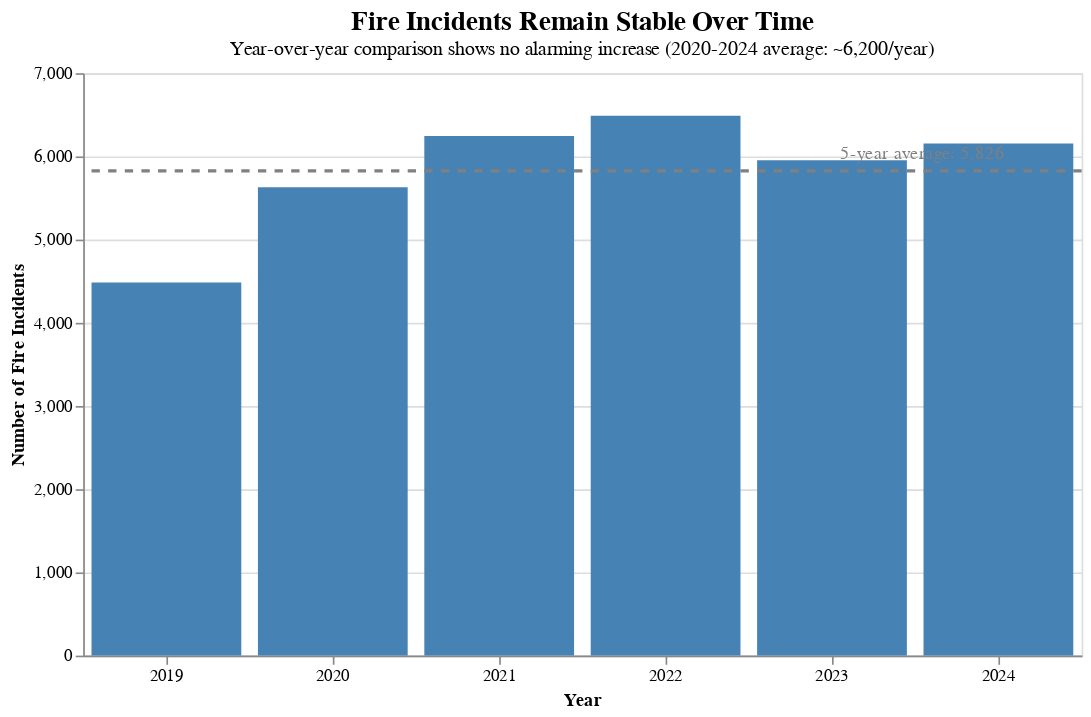

Notebook cell for this chart:
### Code cell
# VISUALIZATION 2: Year-over-Year Stability
# Shows fires are NOT increasing alarmingly

yearly_data = df_fire_clean.groupby('year_response').size().reset_index(name='count')

# Calculate average for reference line
avg_fires = yearly_data['count'].mean()

# Create the bars
bars = alt.Chart(yearly_data).mark_bar(color='steelblue').encode(
    x=alt.X('year_response:O', title='Year', axis=alt.Axis(labelAngle=0)),
    y=alt.Y('count:Q', title='Number of Fire Incidents', scale=alt.Scale(domain=[0, 7000])),
    tooltip=['year_response:O', alt.Tooltip('count:Q', format=',')]
)

# Add average reference line
avg_line = alt.Chart(pd.DataFrame({'y': [avg_fires]})).mark_rule(
    color='gray',
    strokeDash=[5, 5],
    size=2
).encode(
    y='y:Q'
)

# Add text annotation for average
avg_text = alt.Chart(pd.DataFrame({'y': [avg_fires], 'label': [f'5-year average: {int(avg_fires):,}']})).mark_text(
    align='left',
    dx=5,
    dy=-10,
    color='gray'
).encode(
    x=alt.value(450),  # x position in pixels
    y='y:Q',
    text='label:N'
)

chart2 = (bars + avg_line + avg_text).properties(
    width=600,
    height=350,
    title={
        "text": "Fire Incidents Remain Stable Over Time",
        "subtitle": "Year-over-year comparison shows no alarming increase (2020-2024 average: ~6,200/year)",
        "fontSize": 16,
        "subtitleFontSize": 12
    }
)

chart2

### Figure 1 — Vega-Lite specification as saved in the notebook (floating-point values rounded to 4 significant figures)
{"config": {"view": {"continuousWidth": 300, "continuousHeight": 300}}, "layer": [{"data": {"name": "data-113d8224de4d48b641e106ffe286bee2"}, "mark": {"type": "bar", "color": "steelblue"}, "encoding": {"tooltip": [{"field": "year_response", "type": "ordinal"}, {"field": "count", "format": ",", "type": "quantitative"}], "x": {"axis": {"labelAngle": 0}, "field": "year_response", "title": "Year", "type": "ordinal"}, "y": {"field": "count", "scale": {"domain": [0, 7000]}, "title": "Number of Fire Incidents", "type": "quantitative"}}}, {"data": {"name": "data-06a4d46141d78012b76166527f970660"}, "mark": {"type": "rule", "color": "gray", "size": 2, "strokeDash": [5, 5]}, "encoding": {"y": {"field": "y", "type": "quantitative"}}}, {"data": {"name": "data-ebef44ac356e75254d73eff820b6961a"}, "mark": {"type": "text", "align": "left", "color": "gray", "dx": 5, "dy": -10}, "encoding": {"text": {"field": "label", "type": "nominal"}, "x": {"value": 450}, "y": {"field": "y", "type": "quantitative"}}}], "height": 350, "title": {"text": "Fire Incidents Remain Stable Over Time", "subtitle": "Year-over-year comparison shows no alarming increase (2020-2024 average: ~6,200/year)", "fontSize": 16, "subtitleFontSize": 12}, "width": 600, "$schema": "https://vega.github.io/schema/vega-lite/v5.17.0.json", "datasets": {"data-113d8224de4d48b641e106ffe286bee2": [{"year_response": 2019, "count": 4486}, {"year_response": 2020, "count": 5629}, {"year_response": 2021, "count": 6245}, {"year_response": 2022, "count": 6489}, {"year_response": 2023, "count": 5954}, {"year_response": 2024, "count": 6156}], "data-06a4d46141d78012b76166527f970660": [{"y": 5826.0}], "data-ebef44ac356e75254d73eff820b6961a": [{"y": 5826.0, "label": "5-year average: 5,826"}]}}
